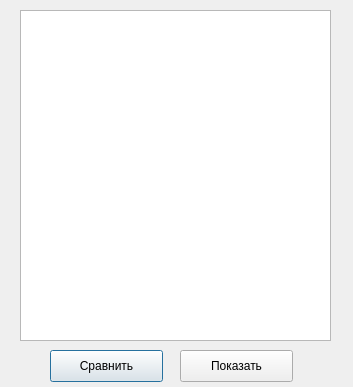
<?xml version="1.0" encoding="UTF-8"?>
<ui version="4.0">
 <class>Dialog</class>
 <widget class="QDialog" name="Dialog">
  <property name="geometry">
   <rect>
    <x>0</x>
    <y>0</y>
    <width>353</width>
    <height>387</height>
   </rect>
  </property>
  <property name="windowTitle">
   <string>Dialog</string>
  </property>
  <property name="styleSheet">
   <string notr="true">QDialog{background-image: url(:/background/BACKGROUND_PATTERN.png);}</string>
  </property>
  <widget class="QListWidget" name="listWidget">
   <property name="geometry">
    <rect>
     <x>20</x>
     <y>10</y>
     <width>311</width>
     <height>331</height>
    </rect>
   </property>
   <property name="selectionMode">
    <enum>QAbstractItemView::MultiSelection</enum>
   </property>
   <property name="selectionRectVisible">
    <bool>true</bool>
   </property>
  </widget>
  <widget class="QPushButton" name="pushButton">
   <property name="geometry">
    <rect>
     <x>50</x>
     <y>350</y>
     <width>113</width>
     <height>32</height>
    </rect>
   </property>
   <property name="text">
    <string>Сравнить</string>
   </property>
  </widget>
  <widget class="QPushButton" name="pushButton_2">
   <property name="geometry">
    <rect>
     <x>180</x>
     <y>350</y>
     <width>113</width>
     <height>32</height>
    </rect>
   </property>
   <property name="text">
    <string>Показать</string>
   </property>
  </widget>
 </widget>
 <resources>
  <include location="templates.qrc"/>
 </resources>
 <connections/>
</ui>
